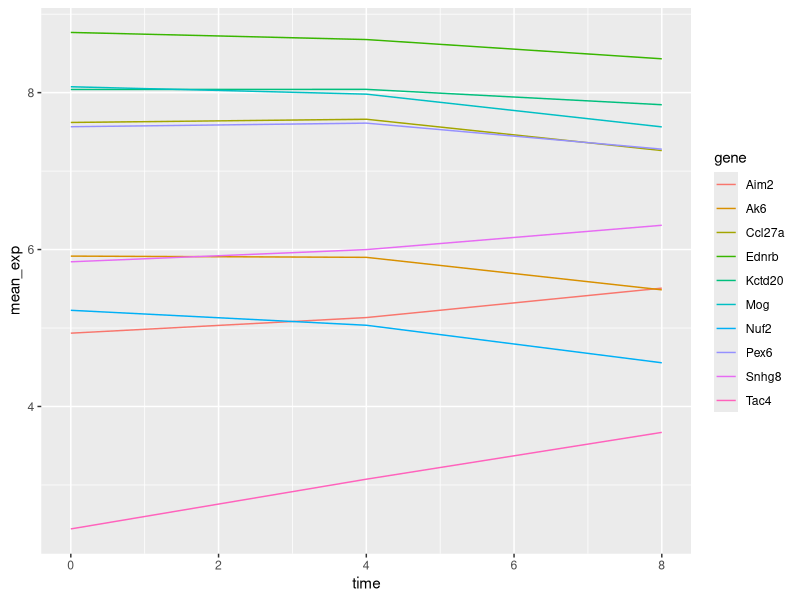
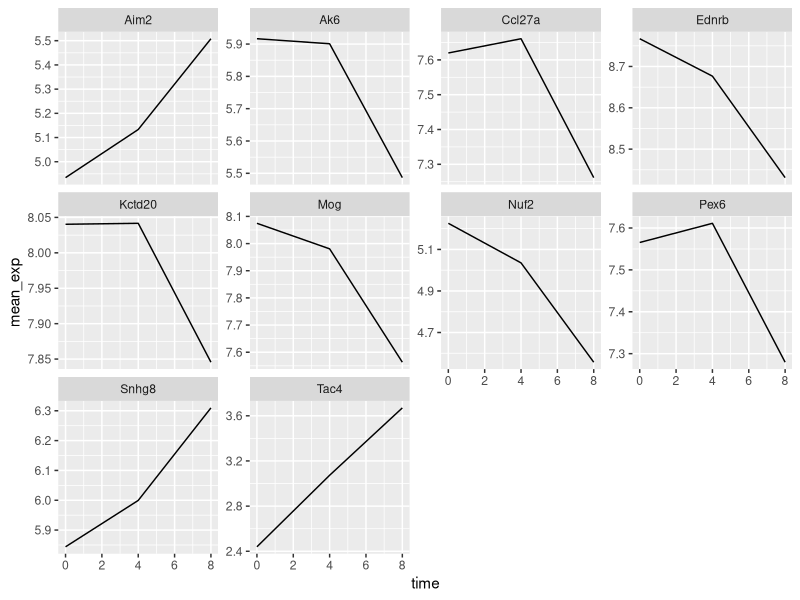
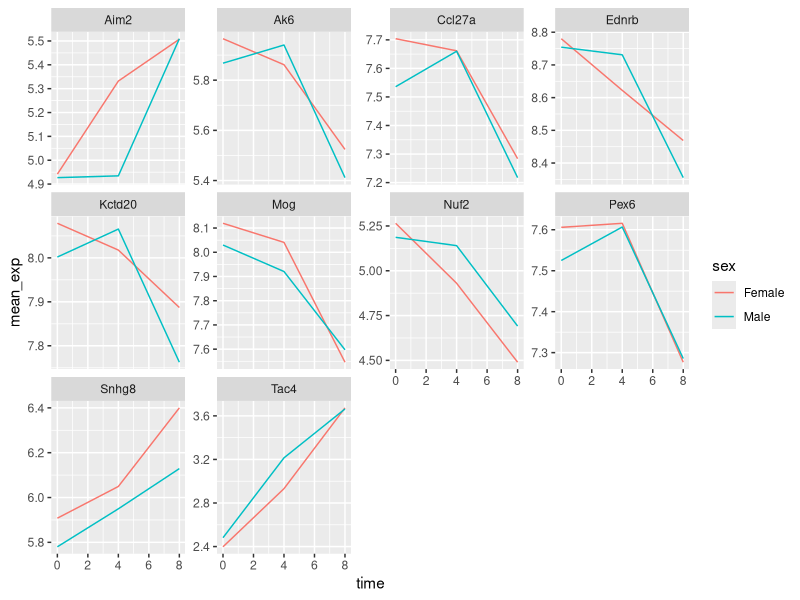
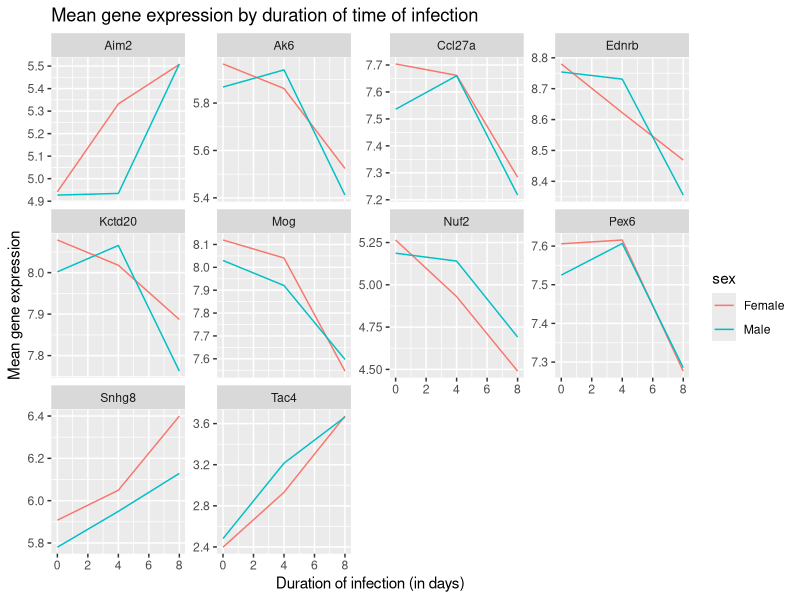
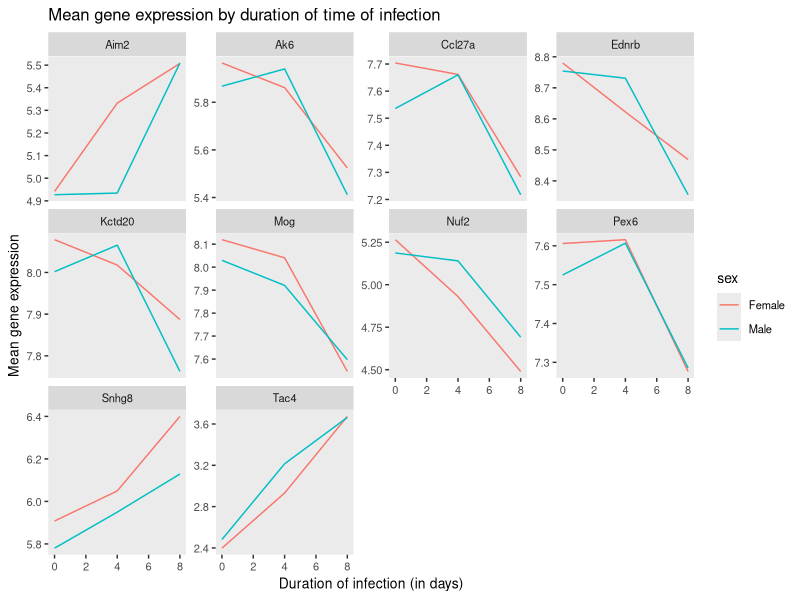
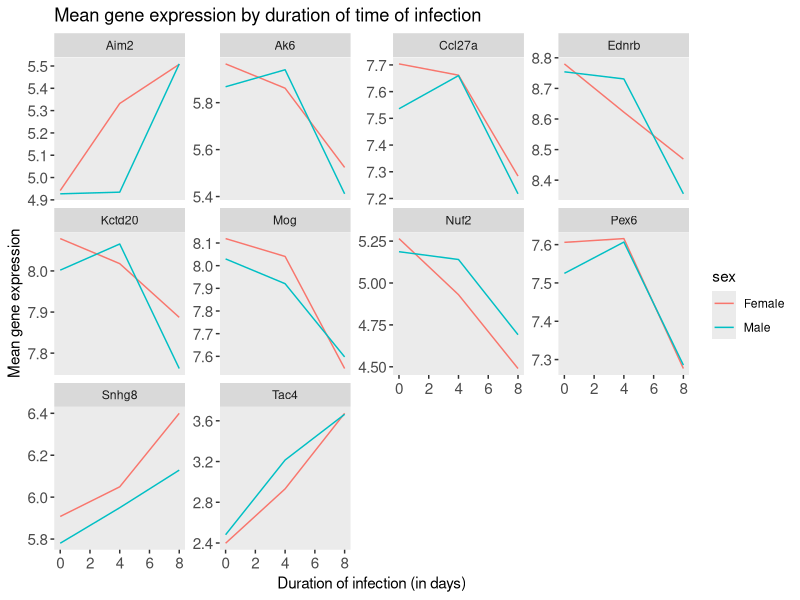
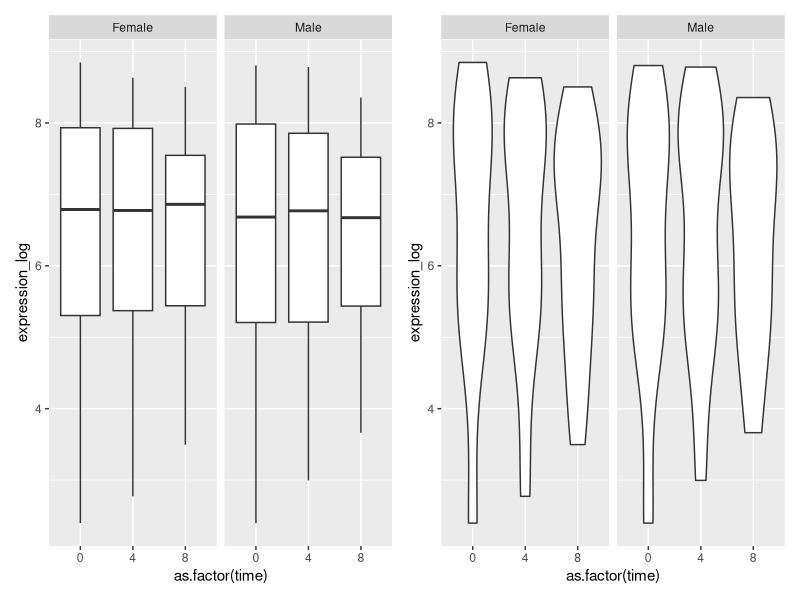
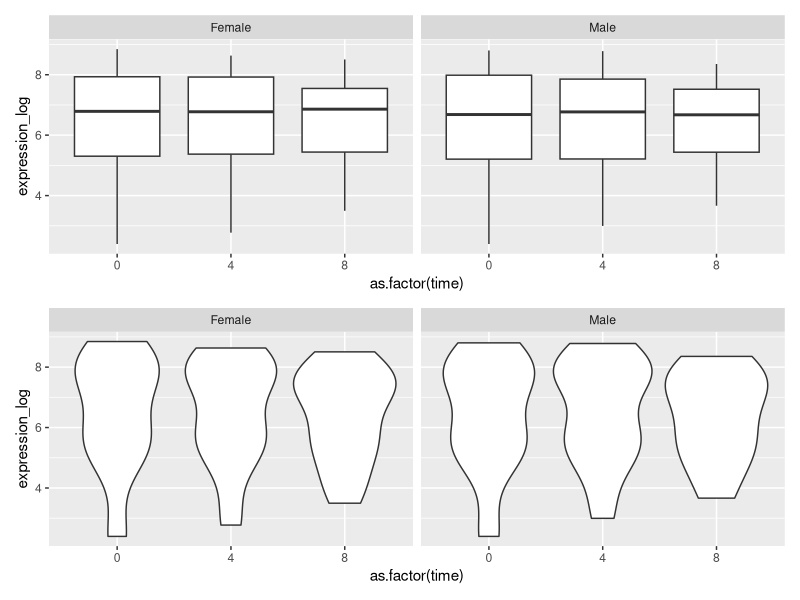

Write the R code that produced these figures, in order.
# Import some data
library(tidyverse)

sub_rna <- read_csv("./nihl-intro-r-classes-data-output/sub-rna.csv")

glimpse(sub_rna)

summary(sub_rna)

# Wrangle the Data

mean_exp_by_time <- sub_rna %>% 
  group_by(gene, time) %>% 
  summarize(mean_exp = mean(expression_log))

mean_exp_by_time %>% 
  ggplot(mapping = aes(x = time, y = mean_exp, color = gene)) +
  geom_line()


mean_exp_by_time %>% 
  ggplot(mapping = aes(x = time, y = mean_exp)) +
  geom_line() +
  facet_wrap(vars(gene), scales = "free_y")

mean_exp_by_time_sex <- sub_rna %>% 
  group_by(gene, time, sex) %>% 
  summarize(mean_exp = mean(expression_log))

mean_exp_by_time_sex

mean_exp_by_time_sex %>% 
  ggplot(mapping = aes(x = time, y = mean_exp, color = sex)) +
  geom_line() +
  facet_wrap(vars(gene), scales = "free_y")
  
  
  mean_exp_plot <- mean_exp_by_time_sex %>% 
    ggplot(mapping = aes(x = time, y = mean_exp, color = sex))
  
  
# Start customizing my plot
 
mean_exp_plot +
  geom_line() +
  facet_wrap(vars(gene), scales = "free_y") +
  labs(
    title = "Mean gene expression by duration of time of infection",
    x = "Duration of infection (in days)",
    y = "Mean gene expression"
  )
  
mean_exp_plot +
  geom_line() +
  facet_wrap(vars(gene), scales = "free_y") +
  labs(
    title = "Mean gene expression by duration of time of infection",
    x = "Duration of infection (in days)",
    y = "Mean gene expression"
  ) +
  theme(
    panel.grid = element_blank()
  ) +
  theme(text = element_text(size = 10))
  
mean_exp_plot +
  geom_line() +
  facet_wrap(vars(gene), scales = "free_y") +
  labs(
    title = "Mean gene expression by duration of time of infection",
    x = "Duration of infection (in days)",
    y = "Mean gene expression"
  ) +
  theme(
    panel.grid = element_blank()
  ) +
theme(
  axis.text.x = element_text(size = 11),
  axis.text.y = element_text(size = 11),
  # legend.position = "top"
)

# Arranging Our Plots

# Make our base plot

sub_rna_base_plot <- sub_rna %>% 
  ggplot(mapping = aes(y = expression_log, x = as.factor(time)))

# Box Plot

sub_rna_base_plot_boxplot <- sub_rna_base_plot +
  geom_boxplot() +
  facet_wrap(vars(sex))

# Violin Plot

sub_rna_base_plot_violin <- sub_rna_base_plot +
  geom_violin() +
  facet_wrap(vars(sex))

# Create a simple bar plot

sub_rna_base_plot_barplot <- sub_rna %>%
  ggplot(mapping = aes(chromosome_name)) +
  geom_bar()

# Install and load our Packages

install.packages("patchwork")
library(patchwork)

# Arrange Side by Side

sub_rna_base_plot_boxplot + sub_rna_base_plot_violin

# Arrange Top to Bottom
sub_rna_base_plot_boxplot / sub_rna_base_plot_violin

# More complex design

sub_rna_base_plot_barplot +
  (sub_rna_base_plot_boxplot + sub_rna_base_plot_violin) +
  plot_layout(ncol = 1)
  
  
  
  
  



